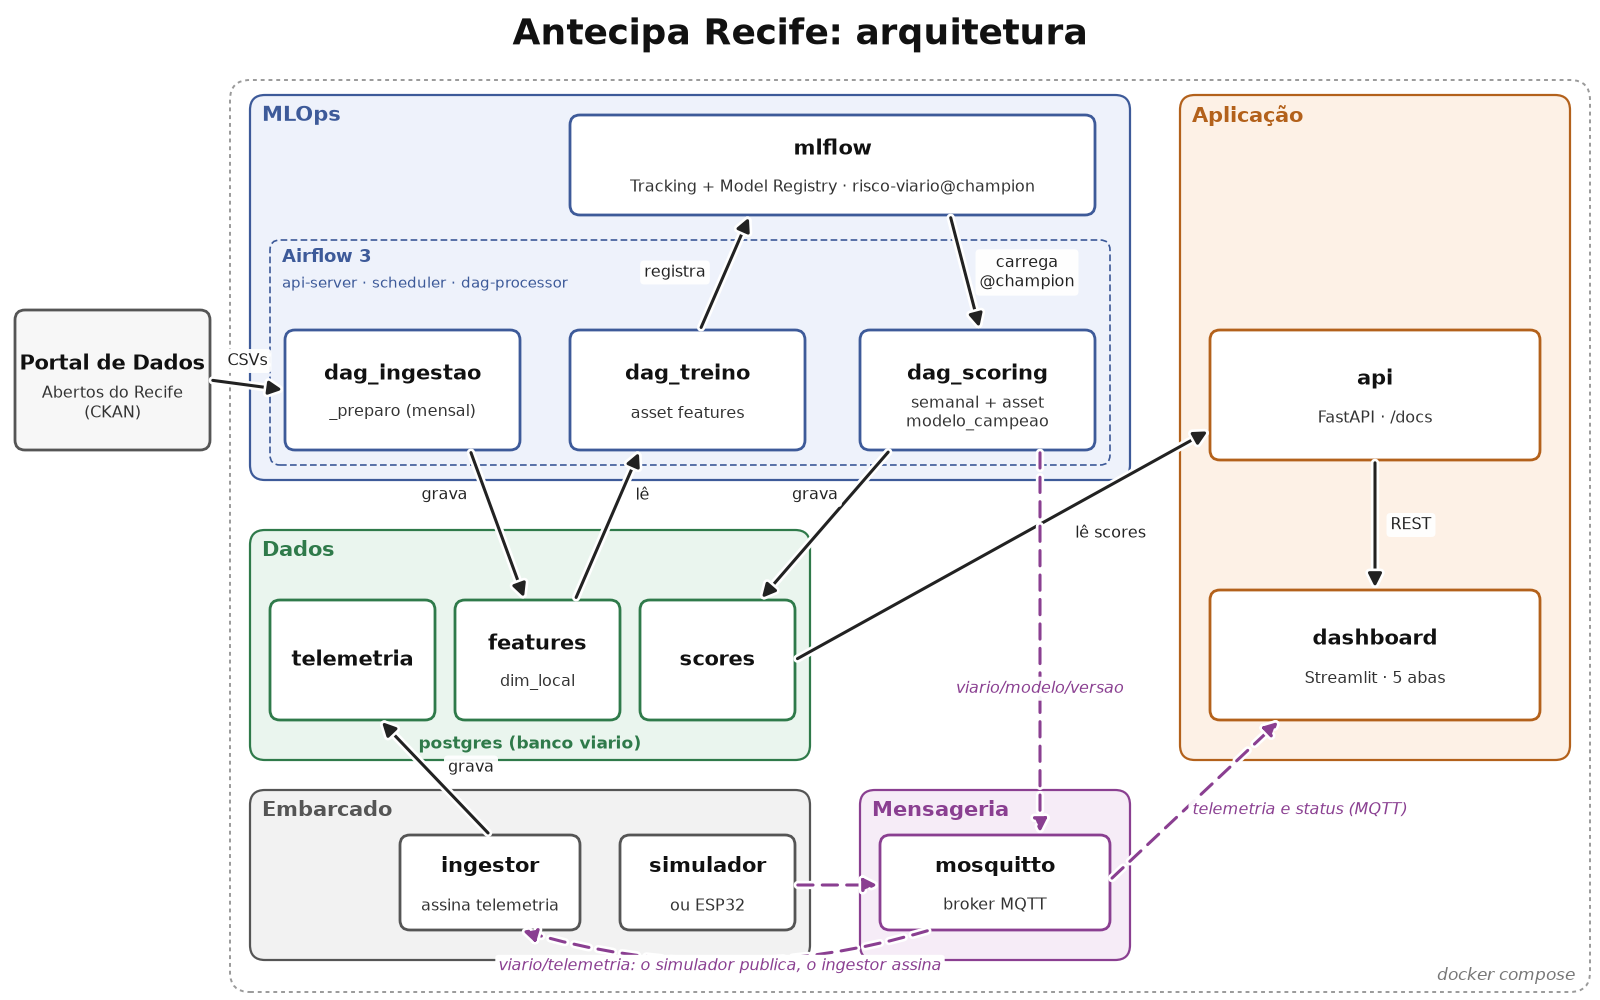

Write Python code to recreate this figure.
"""Figura de arquitetura do relatório: reports/figuras/sistema/arquitetura.png (1600x1000 px).

Desenha os containers do docker-compose.yml agrupados por papel e os dois fluxos da solução:
o de dados e modelo (portal -> ingestão -> features -> treino -> MLflow -> scoring -> scores ->
API -> dashboard) e o da telemetria (simulador -> MQTT -> ingestor -> Postgres -> dashboard).

    docker compose run --rm --no-deps tooling python reports/figuras/sistema/arquitetura.py
"""
from pathlib import Path

import matplotlib

matplotlib.use("Agg")
import matplotlib.patheffects as pe  # noqa: E402
import matplotlib.pyplot as plt  # noqa: E402
from matplotlib.patches import FancyArrowPatch, FancyBboxPatch  # noqa: E402

SAIDA = Path(__file__).with_name("arquitetura.png")

# Uma cor por grupo (fundo claro do grupo, borda e fundo das caixas).
GRUPOS = {
    "MLOps": ("#eef2fb", "#3d5a99"),
    "Dados": ("#eaf5ee", "#2f7a4a"),
    "Aplicação": ("#fdf1e6", "#b3611b"),
    "Mensageria": ("#f6ecf7", "#8a3f91"),
    "Embarcado": ("#f2f2f2", "#555555"),
}
COR_DADOS = "#222222"   # setas do fluxo de dados e modelo
COR_MQTT = "#8a3f91"    # setas de mensagens MQTT

fig = plt.figure(figsize=(16, 10), dpi=100)
ax = fig.add_axes([0, 0, 1, 1])
ax.set_xlim(0, 160)
ax.set_ylim(0, 100)
ax.axis("off")
fig.patch.set_facecolor("white")


def grupo(x0, y0, x1, y1, nome, rotulo=None, tracejado=False):
    fundo, borda = GRUPOS[nome] if nome in GRUPOS else ("none", "#999999")
    ax.add_patch(FancyBboxPatch((x0, y0), x1 - x0, y1 - y0, boxstyle="round,pad=0,rounding_size=1.5",
                                facecolor=fundo, edgecolor=borda, linewidth=1.6,
                                linestyle="--" if tracejado else "-", zorder=1))
    ax.text(x0 + 1.2, y1 - 1.0, rotulo or nome, ha="left", va="top", fontsize=15, fontweight="bold", color=borda, zorder=2)


def caixa(x0, y0, x1, y1, titulo, sub=None, grupo_cor="MLOps", fundo="white"):
    borda = GRUPOS[grupo_cor][1]
    ax.add_patch(FancyBboxPatch((x0, y0), x1 - x0, y1 - y0, boxstyle="round,pad=0,rounding_size=1",
                                facecolor=fundo, edgecolor=borda, linewidth=2, zorder=3))
    cx, cy = (x0 + x1) / 2, (y0 + y1) / 2
    if sub:
        ax.text(cx, cy + 1.6, titulo, ha="center", va="center", fontsize=15, fontweight="bold", color="#111111", zorder=4)
        ax.text(cx, cy - 2.2, sub, ha="center", va="center", fontsize=11.5, color="#333333", zorder=4, linespacing=1.3)
    else:
        ax.text(cx, cy, titulo, ha="center", va="center", fontsize=15, fontweight="bold", color="#111111", zorder=4)


def seta(xy0, xy1, texto=None, mqtt=False, curva=0.0, pos=0.5, desloc=(0, 0)):
    cor = COR_MQTT if mqtt else COR_DADOS
    a = FancyArrowPatch(xy0, xy1, arrowstyle="-|>", mutation_scale=20, linewidth=2.2, color=cor,
                        linestyle=(0, (5, 3)) if mqtt else "-", connectionstyle=f"arc3,rad={curva}", zorder=5,
                        shrinkA=2, shrinkB=2)
    # contorno branco: onde duas setas se cruzam, a de cima "passa por cima" da outra
    a.set_path_effects([pe.Stroke(linewidth=6, foreground="white"), pe.Normal()])
    ax.add_patch(a)
    if texto:
        x = xy0[0] + (xy1[0] - xy0[0]) * pos + desloc[0]
        y = xy0[1] + (xy1[1] - xy0[1]) * pos + desloc[1]
        ax.text(x, y, texto, ha="center", va="center", fontsize=11.5, color=cor, zorder=6,
                fontstyle="italic" if mqtt else "normal",
                bbox=dict(boxstyle="round,pad=0.25", facecolor="white", edgecolor="none", alpha=0.95))


ax.text(80, 96.5, "Antecipa Recife: arquitetura", ha="center", va="center", fontsize=26, fontweight="bold", color="#111111")

# ---------- moldura do docker compose e grupos ----------
ax.add_patch(FancyBboxPatch((23, 0.8), 136, 91.2, boxstyle="round,pad=0,rounding_size=2", facecolor="none",
                            edgecolor="#9a9a9a", linewidth=1.4, linestyle=(0, (2, 2)), zorder=0))
ax.text(157.5, 1.6, "docker compose", ha="right", va="bottom", fontsize=12, color="#777777", fontstyle="italic")

grupo(25, 52, 113, 90.5, "MLOps")
grupo(25, 24, 81, 47, "Dados")
grupo(118, 24, 157, 90.5, "Aplicação")
grupo(86, 4, 113, 21, "Mensageria")
grupo(25, 4, 81, 21, "Embarcado")

# ---------- caixas ----------
caixa(1.5, 55, 21, 69, "Portal de Dados", "Abertos do Recife\n(CKAN)", grupo_cor="Embarcado", fundo="#f7f7f7")

ax.add_patch(FancyBboxPatch((27, 53.5), 84, 22.5, boxstyle="round,pad=0,rounding_size=1", facecolor="none",
                            edgecolor="#3d5a99", linewidth=1.2, linestyle=(0, (4, 2)), zorder=2))
ax.text(28.2, 75.2, "Airflow 3", ha="left", va="top", fontsize=13, fontweight="bold", color="#3d5a99", zorder=2)
ax.text(28.2, 72.4, "api-server · scheduler · dag-processor", ha="left", va="top", fontsize=11, color="#3d5a99", zorder=2)
caixa(28.5, 55, 52, 67, "dag_ingestao", "_preparo (mensal)")
caixa(57, 55, 80.5, 67, "dag_treino", "asset features")
caixa(86, 55, 109.5, 67, "dag_scoring", "semanal + asset\nmodelo_campeao")
caixa(57, 78.5, 109.5, 88.5, "mlflow", "Tracking + Model Registry · risco-viario@champion")

ax.text(53, 25.6, "postgres (banco viario)", ha="center", va="center", fontsize=12.5, color="#2f7a4a",
        fontweight="bold", zorder=2)
caixa(27, 28, 43.5, 40, "telemetria", grupo_cor="Dados")
caixa(45.5, 28, 62, 40, "features", "dim_local", grupo_cor="Dados")
caixa(64, 28, 79.5, 40, "scores", grupo_cor="Dados")

caixa(121, 54, 154, 67, "api", "FastAPI · /docs", grupo_cor="Aplicação")
caixa(121, 28, 154, 41, "dashboard", "Streamlit · 5 abas", grupo_cor="Aplicação")

caixa(88, 7, 111, 16.5, "mosquitto", "broker MQTT", grupo_cor="Mensageria")
caixa(40, 7, 58, 16.5, "ingestor", "assina telemetria", grupo_cor="Embarcado")
caixa(62, 7, 79.5, 16.5, "simulador", "ou ESP32", grupo_cor="Embarcado")

# ---------- fluxo de dados e modelo ----------
seta((21, 62), (28.5, 61), "CSVs", pos=0.5, desloc=(0, 2.4))
seta((47, 55), (52.5, 40), "grava", pos=0.3, desloc=(-4.2, 0))
seta((57.5, 40), (64, 55), "lê", pos=0.7, desloc=(2.2, 0))
seta((70, 67), (75, 78.5), "registra", pos=0.5, desloc=(-5.0, 0))
seta((95, 78.5), (98, 67), "carrega\n@champion", pos=0.5, desloc=(6.2, 0))
seta((89, 55), (76, 40), "grava", pos=0.3, desloc=(-3.6, 0))
seta((79.5, 34), (121, 57), "lê scores", pos=0.7, desloc=(2.5, -3.4))
seta((137.5, 54), (137.5, 41), "REST", pos=0.5, desloc=(3.6, 0))
seta((49, 16.5), (38, 28), "grava", pos=0.5, desloc=(3.6, 1.0))

# ---------- MQTT ----------
seta((104, 55), (104, 16.5), "viario/modelo/versao", mqtt=True, pos=0.62)
seta((79.5, 11.5), (88, 11.5), None, mqtt=True)
seta((93, 7), (52, 7), None, mqtt=True, curva=-0.15)
ax.text(72, 3.4, "viario/telemetria: o simulador publica, o ingestor assina", ha="center", va="center", fontsize=11.5,
        color=COR_MQTT, fontstyle="italic", zorder=6,
        bbox=dict(boxstyle="round,pad=0.2", facecolor="white", edgecolor="none"))
seta((111, 12), (128, 28), "telemetria e status (MQTT)", mqtt=True, pos=0.5, desloc=(10.5, -1.0))

fig.savefig(SAIDA, dpi=100, facecolor="white")
print(SAIDA)
